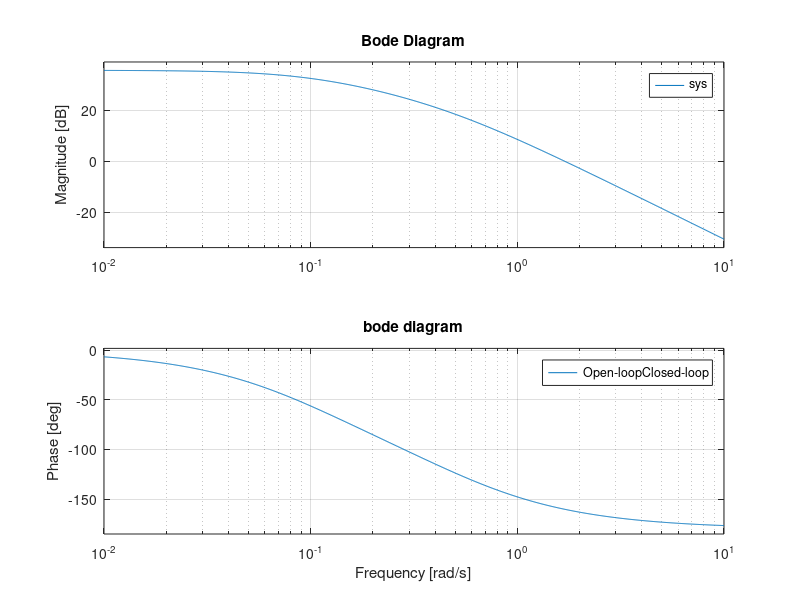

MATLAB code to generate this figure:
% Bode diagram

% symbolic variable `s`
s = tf('s');

% Open-loop system
%               s + 10
%  G(s) = ---------------------
%          (s + 1)^2 (s + 100)
%sys = .5 / ((s+10) * (s + 50))
%sys = .5 * (s+10) / ((s+10) * (s + 50))
sys = 3 / ((s+.1) * (s + .5))
% diagram
bode(sys);
title("bode diagram")
legend(["Open-loop", "Closed-loop"], "Location", "northeast");
